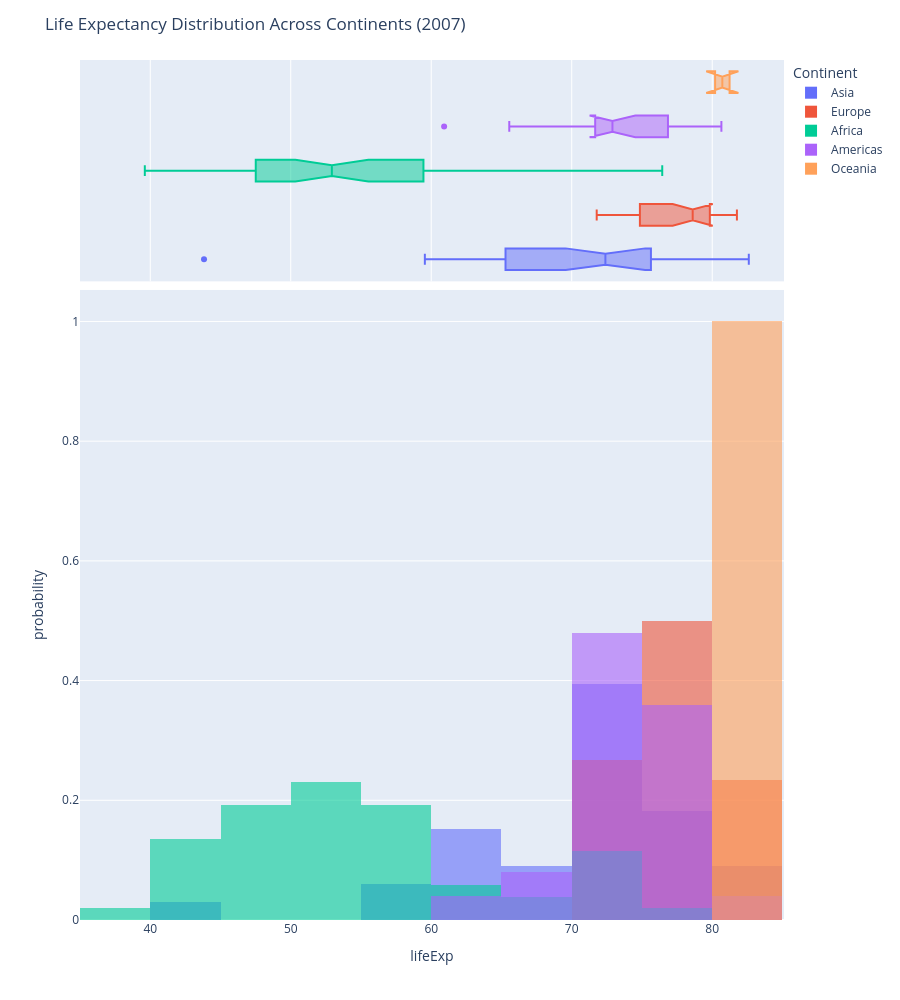

This figure's notebook cell:
### Markdown cell above
1. Adjust the Number of Bins.
2. Overlay the Histograms (overlapping each other instead of stacking).
3. Add a Marginal Plot (Include a box plot or violin plot along the axis).
4. Show Probability Distribution (Normalize the histogram so the y-axis represents probability instead of count).
5. Improve Layout by adjusting bar opacity and improving legend placement.

### Code cell
fig = px.histogram(
    gpm[gpm["year"] == 2007],
    x="lifeExp",
    color="continent",
    nbins=10,
    histnorm="probability",
    barmode="overlay",
    opacity=0.6,
    marginal="box"
)

fig.update_layout(
    title="Life Expectancy Distribution Across Continents (2007)",
    legend_title="Continent",
    legend=dict(
        x=1.01,
        y=1
    ),
    height=1000
)

fig.show()

### Figure 1 — Plotly figure (JSON) as saved in the notebook; plotly's stock layout.template omitted (floating-point values rounded to 4 significant figures)
{"data": [{"bingroup": "x", "histnorm": "probability", "hovertemplate": "continent=Asia<br>lifeExp=%{x}<br>probability=%{y}<extra></extra>", "legendgroup": "Asia", "marker": {"color": "#636efa", "opacity": 0.6, "pattern": {"shape": ""}}, "name": "Asia", "nbinsx": 10, "orientation": "v", "showlegend": true, "type": "histogram", "x": [43.83, 75.64, 64.06, 59.72, 72.96, 82.21, 64.7, 70.65, 70.96, 59.55, 80.75, 82.6, 72.53, 67.3, 78.62, 77.59, 71.99, 74.24, 66.8, 62.07, 63.78, 75.64, 65.48, 71.69, 72.78, 79.97, 72.4, 74.14, 78.4, 70.62, 74.25, 73.42, 62.7], "xaxis": "x", "yaxis": "y"}, {"hovertemplate": "continent=Asia<br>lifeExp=%{x}<extra></extra>", "legendgroup": "Asia", "marker": {"color": "#636efa"}, "name": "Asia", "notched": true, "showlegend": false, "type": "box", "x": [43.83, 75.64, 64.06, 59.72, 72.96, 82.21, 64.7, 70.65, 70.96, 59.55, 80.75, 82.6, 72.53, 67.3, 78.62, 77.59, 71.99, 74.24, 66.8, 62.07, 63.78, 75.64, 65.48, 71.69, 72.78, 79.97, 72.4, 74.14, 78.4, 70.62, 74.25, 73.42, 62.7], "xaxis": "x2", "yaxis": "y2"}, {"bingroup": "x", "histnorm": "probability", "hovertemplate": "continent=Europe<br>lifeExp=%{x}<br>probability=%{y}<extra></extra>", "legendgroup": "Europe", "marker": {"color": "#EF553B", "opacity": 0.6, "pattern": {"shape": ""}}, "name": "Europe", "nbinsx": 10, "orientation": "v", "showlegend": true, "type": "histogram", "x": [76.42, 79.83, 79.44, 74.85, 73.0, 75.75, 76.49, 78.33, 79.31, 80.66, 79.41, 79.48, 73.34, 81.76, 78.89, 80.55, 74.54, 79.76, 80.2, 75.56, 78.1, 72.48, 74.0, 74.66, 77.93, 80.94, 80.88, 81.7, 71.78, 79.42], "xaxis": "x", "yaxis": "y"}, {"hovertemplate": "continent=Europe<br>lifeExp=%{x}<extra></extra>", "legendgroup": "Europe", "marker": {"color": "#EF553B"}, "name": "Europe", "notched": true, "showlegend": false, "type": "box", "x": [76.42, 79.83, 79.44, 74.85, 73.0, 75.75, 76.49, 78.33, 79.31, 80.66, 79.41, 79.48, 73.34, 81.76, 78.89, 80.55, 74.54, 79.76, 80.2, 75.56, 78.1, 72.48, 74.0, 74.66, 77.93, 80.94, 80.88, 81.7, 71.78, 79.42], "xaxis": "x2", "yaxis": "y2"}, {"bingroup": "x", "histnorm": "probability", "hovertemplate": "continent=Africa<br>lifeExp=%{x}<br>probability=%{y}<extra></extra>", "legendgroup": "Africa", "marker": {"color": "#00cc96", "opacity": 0.6, "pattern": {"shape": ""}}, "name": "Africa", "nbinsx": 10, "orientation": "v", "showlegend": true, "type": "histogram", "x": [72.3, 42.73, 56.73, 50.73, 52.3, 49.58, 50.43, 44.74, 50.65, 65.15, 46.46, 55.32, 48.33, 54.79, 71.34, 51.58, 58.04, 52.95, 56.73, 59.45, 60.02, 56.01, 46.39, 54.11, 42.59, 45.68, 73.95, 59.44, 48.3, 54.47, 64.16, 72.8, 71.16, 42.08, 52.91, 56.87, 46.86, 76.44, 46.24, 65.53, 63.06, 42.57, 48.16, 49.34, 58.56, 39.61, 52.52, 58.42, 73.92, 51.54, 42.38, 43.49], "xaxis": "x", "yaxis": "y"}, {"hovertemplate": "continent=Africa<br>lifeExp=%{x}<extra></extra>", "legendgroup": "Africa", "marker": {"color": "#00cc96"}, "name": "Africa", "notched": true, "showlegend": false, "type": "box", "x": [72.3, 42.73, 56.73, 50.73, 52.3, 49.58, 50.43, 44.74, 50.65, 65.15, 46.46, 55.32, 48.33, 54.79, 71.34, 51.58, 58.04, 52.95, 56.73, 59.45, 60.02, 56.01, 46.39, 54.11, 42.59, 45.68, 73.95, 59.44, 48.3, 54.47, 64.16, 72.8, 71.16, 42.08, 52.91, 56.87, 46.86, 76.44, 46.24, 65.53, 63.06, 42.57, 48.16, 49.34, 58.56, 39.61, 52.52, 58.42, 73.92, 51.54, 42.38, 43.49], "xaxis": "x2", "yaxis": "y2"}, {"bingroup": "x", "histnorm": "probability", "hovertemplate": "continent=Americas<br>lifeExp=%{x}<br>probability=%{y}<extra></extra>", "legendgroup": "Americas", "marker": {"color": "#ab63fa", "opacity": 0.6, "pattern": {"shape": ""}}, "name": "Americas", "nbinsx": 10, "orientation": "v", "showlegend": true, "type": "histogram", "x": [75.32, 65.55, 72.39, 80.65, 78.55, 72.89, 78.78, 78.27, 72.23, 74.99, 71.88, 70.26, 60.92, 70.2, 72.57, 76.19, 72.9, 75.54, 71.75, 71.42, 78.75, 69.82, 78.24, 76.38, 73.75], "xaxis": "x", "yaxis": "y"}, {"hovertemplate": "continent=Americas<br>lifeExp=%{x}<extra></extra>", "legendgroup": "Americas", "marker": {"color": "#ab63fa"}, "name": "Americas", "notched": true, "showlegend": false, "type": "box", "x": [75.32, 65.55, 72.39, 80.65, 78.55, 72.89, 78.78, 78.27, 72.23, 74.99, 71.88, 70.26, 60.92, 70.2, 72.57, 76.19, 72.9, 75.54, 71.75, 71.42, 78.75, 69.82, 78.24, 76.38, 73.75], "xaxis": "x2", "yaxis": "y2"}, {"bingroup": "x", "histnorm": "probability", "hovertemplate": "continent=Oceania<br>lifeExp=%{x}<br>probability=%{y}<extra></extra>", "legendgroup": "Oceania", "marker": {"color": "#FFA15A", "opacity": 0.6, "pattern": {"shape": ""}}, "name": "Oceania", "nbinsx": 10, "orientation": "v", "showlegend": true, "type": "histogram", "x": [81.23, 80.2], "xaxis": "x", "yaxis": "y"}, {"hovertemplate": "continent=Oceania<br>lifeExp=%{x}<extra></extra>", "legendgroup": "Oceania", "marker": {"color": "#FFA15A"}, "name": "Oceania", "notched": true, "showlegend": false, "type": "box", "x": [81.23, 80.2], "xaxis": "x2", "yaxis": "y2"}], "layout": {"barmode": "overlay", "height": 1000, "legend": {"title": {"text": "Continent"}, "tracegroupgap": 0, "x": 1.01, "y": 1}, "margin": {"t": 60}, "title": {"text": "Life Expectancy Distribution Across Continents (2007)"}, "xaxis": {"anchor": "y", "domain": [0, 1], "title": {"text": "lifeExp"}}, "xaxis2": {"anchor": "y2", "domain": [0, 1], "matches": "x", "showgrid": true, "showticklabels": false}, "yaxis": {"anchor": "x", "domain": [0, 0.7326], "title": {"text": "probability"}}, "yaxis2": {"anchor": "x2", "domain": [0.7426, 1], "matches": "y2", "showgrid": false, "showline": false, "showticklabels": false, "ticks": ""}}}
